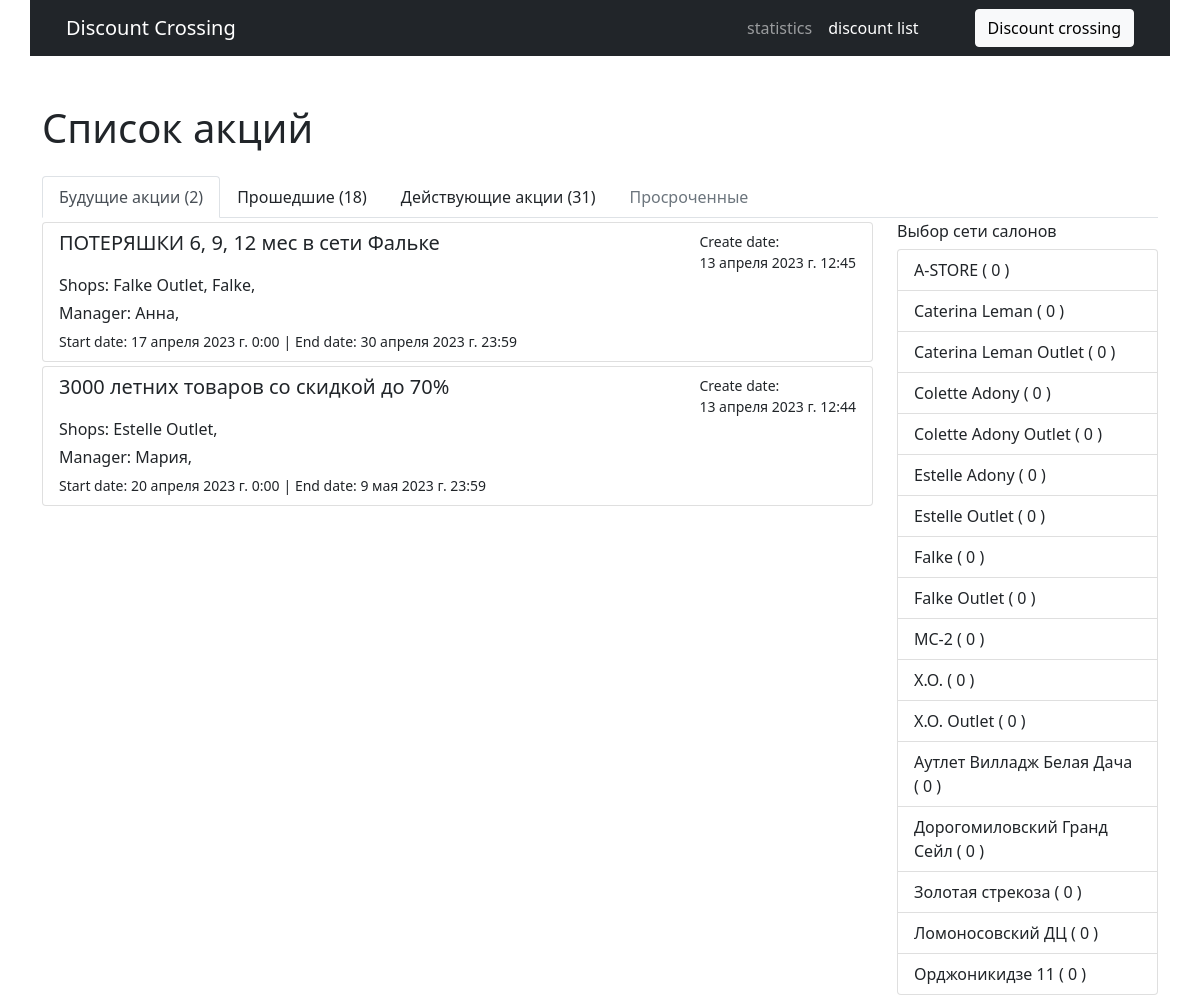
Page /discountList on the earlier database version.
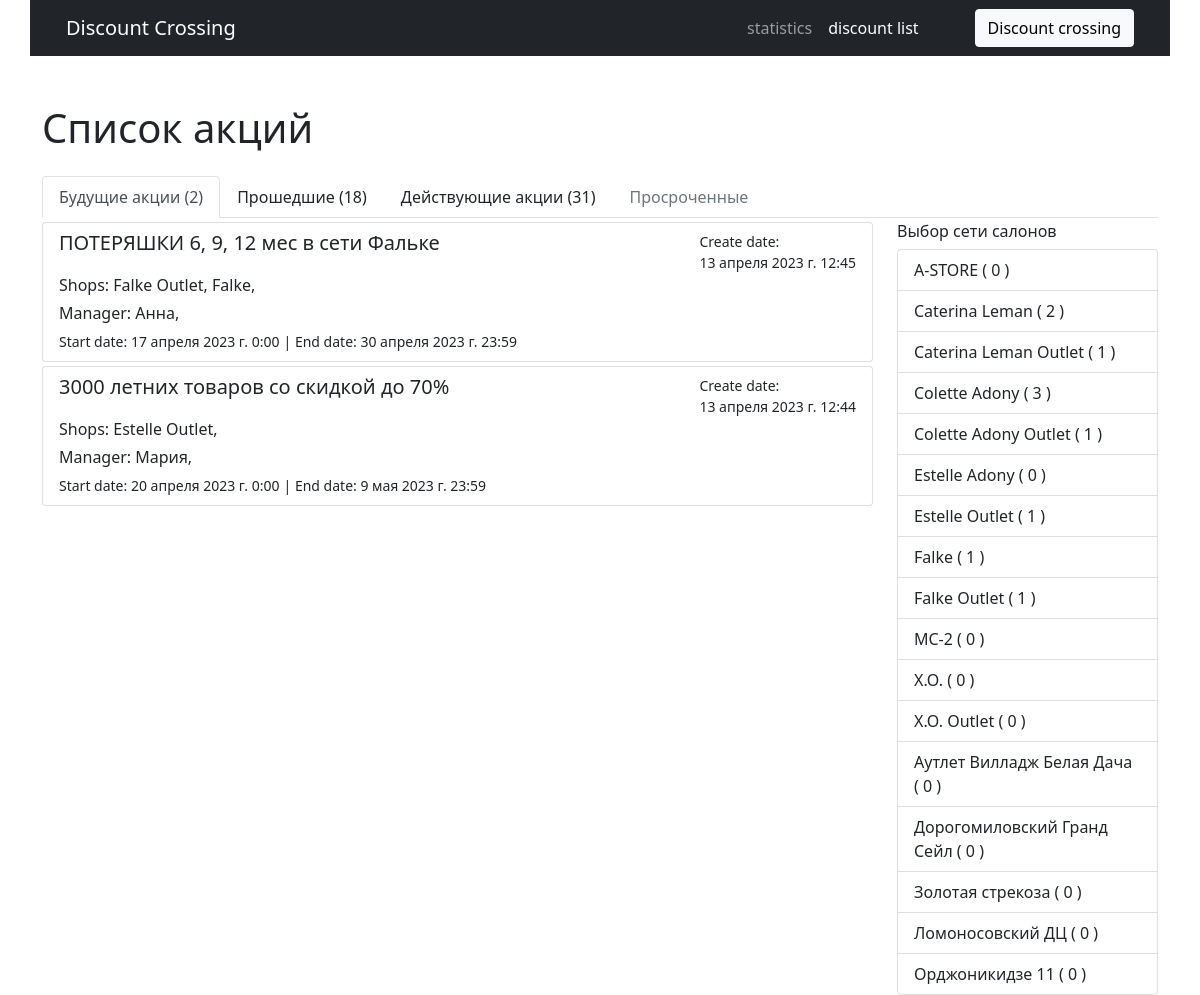
Same page on the later database version.
### discount/models.py (models this page shows, shortened)
class DiscountData(models.Model):
    title = models.CharField(max_length=250, null=True, verbose_name='Название скидки')
    id_DO = models.IntegerField(blank=True, default=None, verbose_name='ID акции в ДО')
    startDate = models.DateTimeField(blank=True, default=None, verbose_name='Дата начала акции')
    endDate = models.DateTimeField(blank=True, default=None, verbose_name='Дата окончания окончания')
    description = models.TextField(max_length=1500, default='', blank=True, verbose_name='Описание')
    manager = models.ManyToManyField(ShopManagers)
    shops = models.ManyToManyField(Shop, verbose_name='магазины', related_name='shop')
    files = models.FileField(blank=True, verbose_name='Файлы', )
    createDate = models.DateTimeField(null=True, auto_now_add=True, editable=False)
    isDone = models.BooleanField(default=False, verbose_name='Подготовлена')
    idDoneDate = models.DateField(default='2000-01-01')
    slug = models.SlugField(blank=True, db_index=True, verbose_name='slug')
    class Meta:
        verbose_name = 'Акция'
        verbose_name_plural = 'Акции'

### shops/models.py (models this page shows)
class Shop(models.Model):
    title = models.CharField(max_length=250, null=True, verbose_name='Наименование магазина')
    manager = models.ManyToManyField(ShopManagers)
    countFutureDiscount = models.IntegerField(default=0, verbose_name='Количество будущих акций')
    countPastDiscount = models.IntegerField(default=0, verbose_name='Количество прошедших акций')
    CountCurrentDiscount = models.IntegerField(default=0, verbose_name='Количество текущих акций')
    def __str__(self):
        return self.title
    class Meta:
        verbose_name = 'Магазин'
        verbose_name_plural = 'Магазины'

class ShopManagers(models.Model):
    name = models.CharField(max_length=250, null=True, verbose_name='Руководить сети (акции)')
    phone = models.CharField(max_length=25, blank=True, default='+7', verbose_name='Телефон')
    def __str__(self):
        return self.name
    class Meta:
        verbose_name = 'Менеджер'
        verbose_name_plural = 'Менеджеры'

### discount/views.py (the view, shortened to what this page needs)
# urls.py: path('discountList', views.discountList, name='discountList'),
def discountList(request, shop_id=None):
    shopsList = Shop.objects.all().order_by('title')
    discountCurrent = DiscountData.objects.filter(startDate__lte=timezone.now()).filter(endDate__gte=timezone.now()).order_by('-startDate')
    discountsOld = DiscountData.objects.filter(startDate__lte=timezone.now()).filter(endDate__lte=timezone.now()).order_by('-startDate')
    discountsFuture = DiscountData.objects.filter(startDate__gte=timezone.now()).order_by('startDate')
    discountCounter = discountsFuture.count()
    discountCounterOld = discountsOld.count()
    discountCounterCurrent = discountCurrent.count()
    if request.path == '/discountList':
        discounts = discountsFuture
    elif request.path == '/discountListOld':
        discounts = discountsOld
    elif request.path == '/discountListCurrent':
        discounts = discountCurrent
    else:
        return redirect('discountList')
    context = {
        'discounts' : discounts,
        'counter' : discountCounter,
        'counterOLd' : discountCounterOld,
        'counterCurrent' : discountCounterCurrent,
        'shopListItem' : shopsList,
    }
    return render(request, template_name='discount_list.html', context=context)

### templates/discount_list.html (shortened to what this page needs)
{% extends 'base.html' %}
{% block content %}
{% url 'discountList' as url_discountList %}
{% url 'discountListOld' as url_discountListOld %}
{% url 'discountListCurrent' as url_discountListCurrent %}
<div class="container mt-5">
    <h1>Список акций</h1>
    <ul class="nav nav-tabs mt-4">
      <li class="nav-item">
        <a class="nav-link link-dark {% if url_discountList == request.path %}active{% endif %}" aria-current="page" href="{{ url_discountList }}">Будущие акции ({{ counter }})</a>
      </li>
      <li class="nav-item">
        <a class="nav-link link-dark {% if url_discountListOld == request.path %}active{% endif %}"
        href="{{ url_discountListOld }}">Прошедшие ({{ counterOLd }})</a>
      </li>
      <li class="nav-item">
        <a class="nav-link link-dark {% if url_discountListCurrent == request.path %}active{% endif %}"
        href="discountListCurrent">Действующие акции ({{ counterCurrent }})</a>
      </li>
      <li class="nav-item">
        <a class="nav-link disabled link-dark" href="#">Просроченные</a>
      </li>
    </ul>
    <div class="row">
    <div class="col-9">
      {% for discount in discounts %}
      <div class="list-group mt-1">
          <a href="/discountList/{{ discount.slug }}" class="list-group-item list-group-item-action" aria-current="true">
            <div class="d-flex w-100 justify-content-between">
              <h5 class="mb-1">{{ discount.title }}</h5>
              <small>Create date:<br> {{ discount.createDate }}</small>
            </div>
            <p class="mb-1">Shops: {% for shop in discount.shops.all %}{{ shop }},  {% endfor %}</p>
            <p class="mb-1">Manager: {% for manager in discount.manager.all %}{{ manager }},  {% endfor %}</p>
            <small>Start date: {{ discount.startDate }}</small>
            <small>| End date: {{ discount.endDate }}</small>
          </a>
      </div>
      {% endfor %}
    </div>
    <div class="col-3 mt-1">
      <h6>Выбор сети салонов</h6>
      <ul class="list-group">
        {% for shop in shopListItem %}
          <li class="list-group-item d-flex justify-content-between align-items-center">
            <a class="link-dark" style="text-decoration: none;" href="/discountList/filter/{{ shop.id }}">{{ shop.title }}
              (
              {% if url_discountList == request.path %}{{ shop.countFutureDiscount }}{% endif %}
              {% url 'discountList/filter/' shop.id as url_filter_discountList %}
              {% url 'discountListOld/filter/' shop.id as url_filter_discountListOld %}
              {% url 'discountListCurrent/filter/' shop.id as url_filter_discountListCurrent %}
              )
            </a>
          </li>
        {% endfor %}
      </ul>
    </div>
    </div>
</div>
{% endblock %}

### templates/base.html (shortened to what this page needs)
<!DOCTYPE html>
<html lang="ru">
<head>
    <link href="https://cdn.jsdelivr.net/npm/bootstrap@5.0.2/dist/css/bootstrap.min.css" rel="stylesheet">
</head>
<body>
    <div class="container">
        <div class="row">
        <nav class="navbar navbar-expand-lg navbar-dark bg-dark">
            <div class="container-fluid">
            <a class="navbar-brand" href="/">Discount Crossing</a>
            <div class="d-flex flex-row-reverse collapse navbar-collapse me-5" id="navbarNavAltMarkup">
                <div class="navbar-nav">
                    {% url 'statistics' as url_statistics %}
                <a class="nav-link {% if url_statistics == request.path %}active{% endif %}" aria-current="page" href="/statistics">statistics</a>
                    {% url 'discountList' as url_discountList %}
                    {% url 'discountListOld' as url_discountListOld %}
                    {% url 'discountListCurrent'  as url_discountListCurrent %}
                <a class="nav-link {% if url_discountList == request.path or url_discountListOld == request.path or url_discountListCurrent == request.path %}active{% endif %}" href="/discountList">discount list</a>
                </div>
            </div>
            <button type="button" class="btn btn-light">Discount crossing</button>
            </div>
        </div>
        <div class="row">
            {% block content %}{% endblock %}
        </div>
    </div>
</body>
</html>

Differences in the rows shown:
changed Shop "Falke Outlet": countFutureDiscount "0" → "1"
changed Shop "Falke": countFutureDiscount "0" → "1"
changed Shop "Estelle Outlet": countFutureDiscount "0" → "1"
changed Shop "Caterina Leman": countFutureDiscount "0" → "2"
changed Shop "Caterina Leman Outlet": countFutureDiscount "0" → "1"
changed Shop "Colette Adony": countFutureDiscount "0" → "3"
changed Shop "Colette Adony Outlet": countFutureDiscount "0" → "1"
